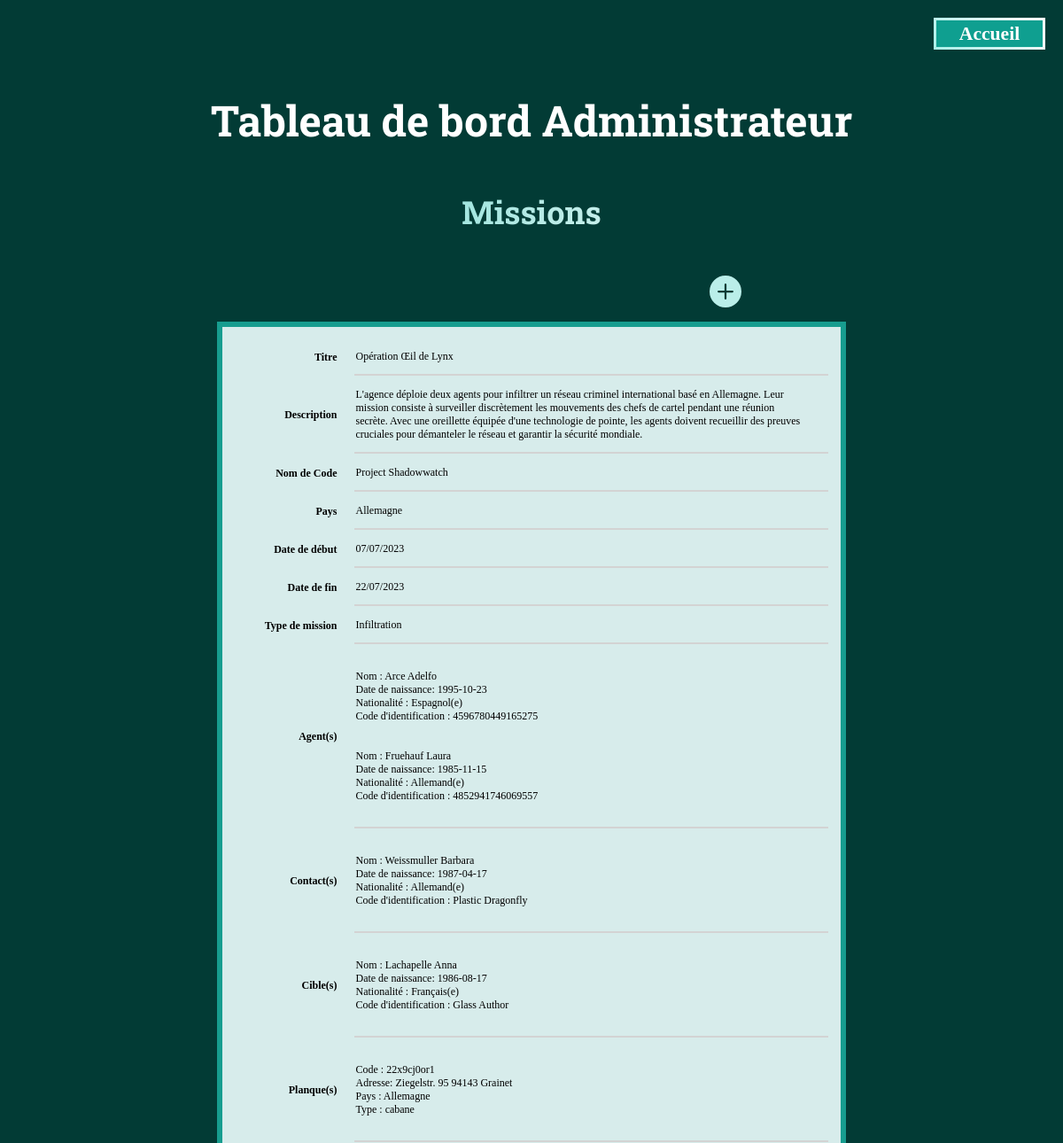
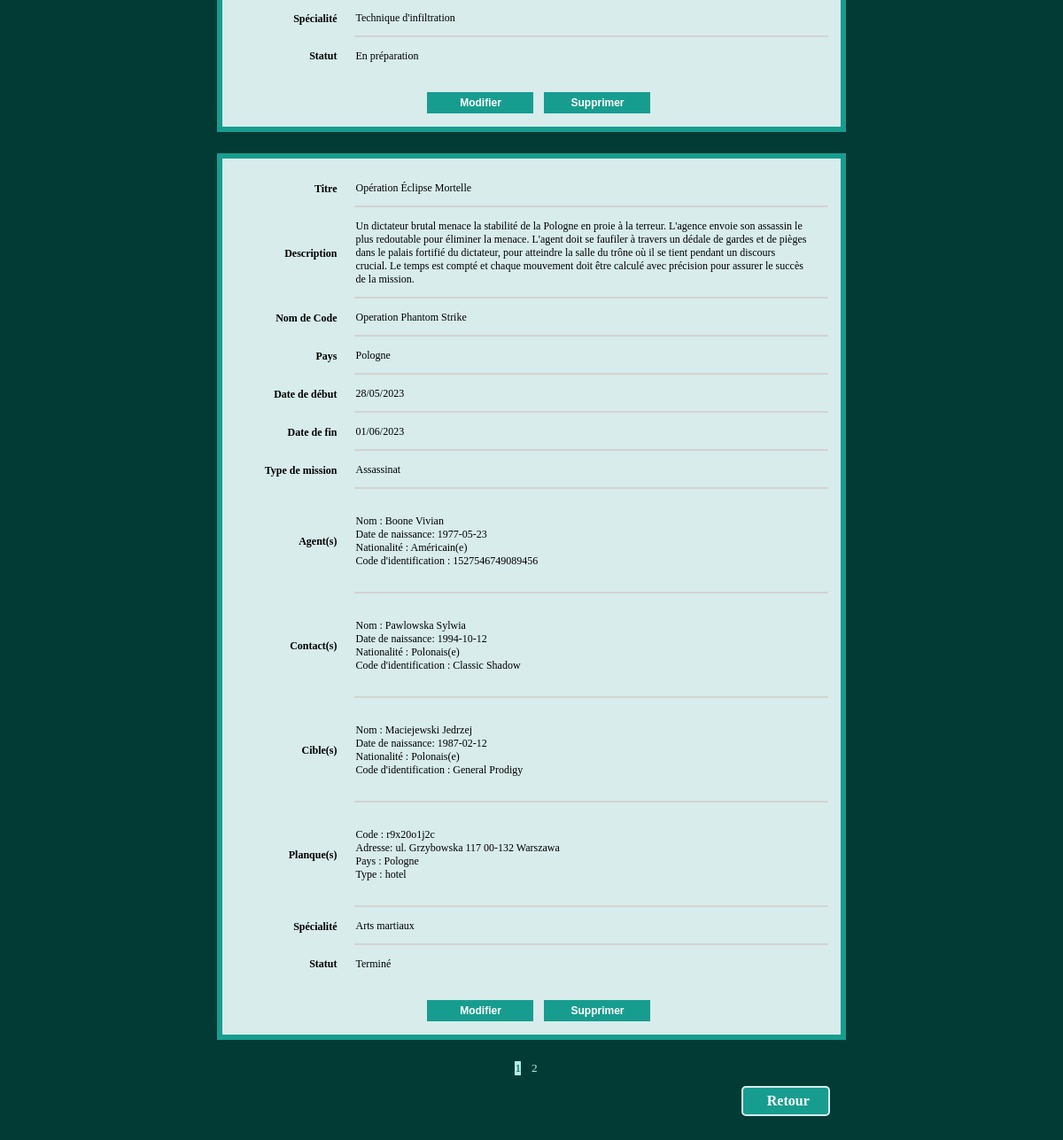
The page /app/views/edit-table/editMissionTable.php (signed in) on the database its author committed (2 pictures, top to bottom).
### tables this page shows
CREATE TABLE Missions
(
    id CHAR(36) PRIMARY KEY NOT NULL,
    title VARCHAR(250) NOT NULL,
    description TEXT(500) NOT NULL,
    codeName VARCHAR(250) NOT NULL UNIQUE,
    startDate DATE NOT NULL,
    endDate DATE NOT NULL,
    countrynationality_id INT NOT NULL,
    speciality_id INT NOT NULL,
    missionstatuses_id INT NOT NULL,
    missiontype_id INT NOT NULL,
    FOREIGN KEY (countrynationality_id) REFERENCES CountriesNationalities(id) ON DELETE CASCADE,
    FOREIGN KEY (speciality_id) REFERENCES Specialities(id) ON DELETE CASCADE,
    FOREIGN KEY (missionstatuses_id) REFERENCES MissionStatuses(id) ON DELETE CASCADE,
    FOREIGN KEY (missiontype_id) REFERENCES MissionTypes(id) ON DELETE CASCADE
);

CREATE TABLE CountriesNationalities 
(
    id INT PRIMARY KEY NOT NULL AUTO_INCREMENT,
    country VARCHAR(50),
    nationality VARCHAR(60)
);

CREATE TABLE MissionTypes
(
    id INT PRIMARY KEY NOT NULL AUTO_INCREMENT,
    type VARCHAR(150) NOT NULL
);

CREATE TABLE Missions_agents 
(
    mission_id CHAR(36) NOT NULL,
    agent_id CHAR(36) NOT NULL,
    PRIMARY KEY (mission_id, agent_id),
    FOREIGN KEY (mission_id) REFERENCES Missions(id) ON DELETE CASCADE,
    FOREIGN KEY (agent_id) REFERENCES Agents(id) ON DELETE CASCADE
);

CREATE TABLE Persons 
(
    id CHAR(36) PRIMARY KEY NOT NULL,
    lastName VARCHAR(100) NOT NULL,
    firstName VARCHAR(100) NOT NULL,
    birthDate DATE NOT NULL,
    countrynationality_id INT NOT NULL,
    FOREIGN KEY (countrynationality_id) REFERENCES CountriesNationalities(id) ON DELETE CASCADE
);

CREATE TABLE Agents 
(
    id CHAR(36) PRIMARY KEY NOT NULL,
    identification_code VARCHAR(20) NOT NULL UNIQUE,
    FOREIGN KEY (id) REFERENCES Persons(id) ON DELETE CASCADE
);

CREATE TABLE Missions_contacts 
(
    mission_id CHAR(36) NOT NULL,
    contact_id CHAR(36) NOT NULL,
    PRIMARY KEY (mission_id, contact_id),
    FOREIGN KEY (mission_id) REFERENCES Missions(id) ON DELETE CASCADE,
    FOREIGN KEY (contact_id) REFERENCES Contacts(id) ON DELETE CASCADE
);

CREATE TABLE Contacts 
(
    id CHAR(36) PRIMARY KEY NOT NULL,
    code_name VARCHAR(50) NOT NULL UNIQUE,
    FOREIGN KEY (id) REFERENCES Persons(id) ON DELETE CASCADE
);

CREATE TABLE Missions_targets 
(
    mission_id CHAR(36) NOT NULL,
    target_id CHAR(36) NOT NULL,
    PRIMARY KEY (mission_id, target_id),
    FOREIGN KEY (mission_id) REFERENCES Missions(id) ON DELETE CASCADE,
    FOREIGN KEY (target_id) REFERENCES Targets(id) ON DELETE CASCADE
);

CREATE TABLE Targets 
(
    id CHAR(36) PRIMARY KEY NOT NULL,
    code_name VARCHAR(50) NOT NULL UNIQUE,
    FOREIGN KEY (id) REFERENCES Persons(id) ON DELETE CASCADE
);

CREATE TABLE SafeHouses
(
    id INT PRIMARY KEY NOT NULL AUTO_INCREMENT,
    code VARCHAR(10) NOT NULL UNIQUE,
    address VARCHAR(350) NOT NULL,
    type VARCHAR(100) NOT NULL,
    countrynationality_id INT NOT NULL,
    FOREIGN KEY (countrynationality_id) REFERENCES CountriesNationalities(id) ON DELETE CASCADE
);

CREATE TABLE Specialities
(
    id INT PRIMARY KEY NOT NULL AUTO_INCREMENT,
    speciality VARCHAR(150) NOT NULL
);

CREATE TABLE MissionStatuses
(
    id INT PRIMARY KEY NOT NULL AUTO_INCREMENT,
    status VARCHAR(150) NOT NULL
);

### app/views/edit-table/editMissionTable.php (the view, shortened to what the rows shown need)
<?php
include_once "../../classes/Mission.php";
include_once "../../classes/MissionType.php";
include_once "../../classes/Speciality.php";
include_once "../../classes/MissionStatus.php";
include_once "../../classes/CountryNationality.php";
$missionObj = new Mission($pdo);
$missionTypeObj = new MissionType($pdo);
$missionAgentObj = new MissionAgent($pdo);
$agentObj = new Agent($pdo);
$missionContactObj = new MissionContact($pdo);
$contactObj = new Contact($pdo);
$missionTargetObj = new MissionTarget($pdo);
$targetObj = new Target($pdo);
$missionSafeHouseObj = new MissionSafeHouse($pdo);
$specialityObj = new Speciality($pdo);
$missionStatusObj = new MissionStatus($pdo);
$safeHouseObj = new SafeHouse($pdo);
$countryNationalityObj = new CountryNationality($pdo);
$page = isset($_GET['page']) ? $_GET['page'] : 1;
$perPage = 2;
$missions = $missionObj->getAllMissionsPagination($page, $perPage);
?>
<!DOCTYPE html>
<html lang="fr">
<head>
    <link rel="stylesheet" href="../../../public/css/dashboard.css">
</head>
<body>
    <h1>Tableau de bord Administrateur</h1>
    <h2>Missions</h2>
    <?php if (isset($_SESSION['admin']) && $_SESSION['admin'] === true) : ?>
        <?php foreach ($missions as $mission) : ?>
        <form method="POST" action="../../controllers/updateControllers/updateMissionController.php" class="editForm">
            <table class="editTable editMissionTable">
                <tbody>
                    <tr>
                        <th scope="row" class="thMissionTable">Titre</th>
                        <td class="tdMissionTable">
                            <span id="missionTitle"><?php echo $mission->getTitle(); ?></span>
                        </td>
                    </tr>
                    <tr>
                        <th scope="row" class="thMissionTable">Description</th>
                        <td class="tdMissionTable">
                            <span id="missionDescription"><?php echo $mission->getDescription(); ?></span>
                        </td>
                    </tr>
                    <tr>
                        <th scope="row" class="thMissionTable">Nom de Code</th>
                        <td class="tdMissionTable">
                            <span id="missionCodeName"><?php echo $mission->getCodeName(); ?></span>
                        </td>
                    </tr>
                    <tr>
                        <th scope="row" class="thMissionTable">Pays</th>
                        <td class="tdMissionTable">
                            <span id="missionCountry">
                            <?php
                                $country = $countryNationalityObj::getCountryNationalityById($mission->getCountry()->getId());
                                echo $country->getCountry();
                            ?>
                            </span>
                        </td>
                    </tr>
                    <tr>
                        <th scope="row" class="thMissionTable">Date de début</th>
                        <td class="tdMissionTable">
                            <span id="missionStartDate">
                                <?php
                                    $startDate = $mission->getStartDate();
                                    $startDateObj = DateTime::createFromFormat('Y-m-d', $startDate);
                                    $formattedStartDate = $startDateObj->format('d/m/Y');
                                    echo $formattedStartDate;
                                ?>
                            </span>
                        </td>
                    </tr>
                    <tr>
                        <th scope="row" class="thMissionTable">Date de fin</th>
                        <td class="tdMissionTable">
                            <span id="missionEndDate">
                                <?php
                                    $endDate = $mission->getEndDate();
                                    $endDateObj = DateTime::createFromFormat('Y-m-d', $endDate);
                                    $formattedEndDate = $endDateObj->format('d/m/Y');
                                    echo $formattedEndDate;
                                ?>
                            </span>
                        </td>
                    </tr>
                    <tr>
                        <th scope="row" class="thMissionTable">Type de mission</th>
                        <td class="tdMissionTable">
                            <span id="missionType">
                                <?php
                                    $missionType = $missionTypeObj->getMissionTypeById($mission->getMissionType()->getId());
                                    echo $missionType->getType();
                                ?>
                            </span>
                        </td>
                    </tr>
                    <tr>
                        <th scope="row" class="thMissionTable">Agent(s)</th>
                        <td class="tdMissionTable">
                            <span id="missionAgent">
                                <?php
                                    $missionAgents = $missionAgentObj->getAgentsByMissionId($mission->getId());
                                    foreach($missionAgents as $missionAgent) {
                                        $agentId = $missionAgent->getAgentId();
                                        $agent = $agentObj->getAgentById($agentId);
                                        $nationality = $countryNationalityObj::getCountryNationalityById($agent->getNationality()->getId())->getNationality();
                                        echo "<br>Nom : " . $agent->getLastName() . " " . $agent->getFirstName() . "<br>" . "Date de naissance: " . $agent->getBirthDate() . "<br>" . "Nationalité :  " . $nationality . "<br>" . "Code d'identification : " . $agent->getIdentificationCode() . "<br><br>";
                                    }
                                ?>
                            </span>
                        </td>
                    </tr>
                    <tr>
                        <th scope="row" class="thMissionTable">Contact(s)</th>
                        <td class="tdMissionTable">
                            <span id="missionContact">
                                <?php
                                    $missionContacts = $missionContactObj->getContactsByMissionId($mission->getId());
                                    foreach($missionContacts as $missionContact) {
                                        $contactId = $missionContact->getContactId();
                                        $contact = $contactObj->getContactById($contactId);
                                        $nationality = $countryNationalityObj::getCountryNationalityById($contact->getNationality()->getId())->getNationality();
                                        echo "<br>Nom : " . $contact->getLastName() . " " . $contact->getFirstName() . "<br>" . "Date de naissance: " . $contact->getBirthDate() . "<br>" . "Nationalité :  " . $nationality . "<br>" . "Code d'identification : " . $contact->getCodeName() . "<br><br>";
                                    }
                                ?>
                            </span>
                        </td>
                    </tr>
                    <tr>
                        <th scope="row" class="thMissionTable">Cible(s)</th>
                        <td class="tdMissionTable">
                            <span id="missionTarget">
                                <?php
                                    $missionTargets = $missionTargetObj->getTargetsByMissionId($mission->getId());
                                    foreach($missionTargets as $missionTarget) {
                                        $targetId = $missionTarget->getTargetId();
                                        $target = $targetObj->getTargetById($targetId);
                                        $nationality = $countryNationalityObj::getCountryNationalityById($target->getNationality()->getId())->getNationality();
                                        echo "<br>Nom : " . $target->getLastName() . " " . $target->getFirstName() . "<br>" . "Date de naissance: " . $target->getBirthDate() . "<br>" . "Nationalité :  " . $nationality . "<br>" . "Code d'identification : " . $target->getCodeName() . "<br><br>";
                                    }
                                ?>
                            </span>
                        </td>
                    </tr>
                    <tr>
                        <th scope="row" class="thMissionTable">Planque(s)</th>
                        <td class="tdMissionTable">
                            <span id="missionSafeHouse">
                                <?php
                                    $missionSafeHouses = $missionSafeHouseObj->getSafeHousesByMissionId($mission->getId());
                                    if (empty($missionSafeHouses)) {
                                        echo "Aucune";
                                    } else {
                                        foreach ($missionSafeHouses as $missionSafeHouse) {
                                            $safeHouse = $safeHouseObj->getSafeHouseById($missionSafeHouse->getSafeHouseId());
                                            $country = $countryNationalityObj::getCountryNationalityById($safeHouse->getCountry()->getId())->getCountry();
                                            if ($safeHouse) {
                                                echo "<span><br>Code : " . $safeHouse->getCode() . "<br>" . "Adresse: " . $safeHouse->getAddress() . "<br>" . "Pays :  " . $country . "<br>" . "Type : " . $safeHouse->getType() . "<br><br></span>";
                                            }
                                        }
                                    }
                                ?>
                            </span>
                        </td>
                    </tr>
                    <tr>
                        <th scope="row" class="thMissionTable">Spécialité</th>
                        <td class="tdMissionTable">
                            <span id="missionSpeciality">
                                <?php
                                    $missionSpeciality = $specialityObj->getSpecialityById($mission->getSpeciality()->getId());
                                    echo $missionSpeciality->getSpeciality();
                                ?>
                            </span>
                        </td>
                    </tr>
                    <tr>
                        <th scope="row" class="thMissionTable">Statut</th>
                        <td class="tdMissionTable tdEnd">
                            <span id="missionStatus">
                                <?php
                                    $missionStatus = $missionStatusObj->getMissionStatusById($mission->getMissionStatus()->getId());
                                    echo $missionStatus->getStatus();
                                ?>
                            </span>
                        </td>
                    </tr>
                    <tr>
                        <td class="tdTable" colspan="2">
                            <div class="buttonsContainer">
                                <button type="button" class="button editButton" onClick="toggleEdit(this)">Modifier</button>
                                <button type="button" class="button deleteButton" data-url="../../controllers/deleteControllers/deleteMissionController.php">Supprimer</button>
                            </div>
                        </td>
                    </tr>
                </tbody>
            </table>
        </form>
    <?php endforeach; endif; ?>
</body>
</html>

### rows shown on the page
missions: title "Opération Œil de Lynx", description "L'agence déploie deux agents pour infiltrer un réseau criminel international basé en Allemagne. Leur mission consiste à surveiller discrètement les mouvements des chefs de cartel pendant une réunion secrète. Avec une oreillette équipée d'une technologie de pointe, les agents doivent recueillir des preuves cruciales pour démanteler le réseau et garantir la sécurité mondiale.", codeName "Project Shadowwatch", countrynationality.country "Allemagne", startDate "07/07/2023", endDate "22/07/2023", missiontype.type "Infiltration", speciality.speciality "Technique d'infiltration", missionstatuses.status "En préparation"
missions_agents: persons.lastName "Arce", persons.firstName "Adelfo", persons.birthDate "1995-10-23", agent.identification_code "4596780449165275"
countriesnationalities: nationality "Espagnol(e)"
missions_agents: persons.lastName "Fruehauf", persons.firstName "Laura", persons.birthDate "1985-11-15", agent.identification_code "4852941746069557"
countriesnationalities: nationality "Allemand(e)"
missions_contacts: contact.code_name "Plastic Dragonfly"
persons: lastName "Weissmuller", firstName "Barbara", birthDate "1987-04-17"
missions_targets: target.code_name "Glass Author"
persons: lastName "Lachapelle", firstName "Anna", birthDate "1986-08-17"
countriesnationalities: nationality "Français(e)"
safehouses: code "22x9cj0or1", address "Ziegelstr. 95 94143 Grainet", countrynationality.country "Allemagne", type "cabane"
missions: title "Opération Éclipse Mortelle", description "Un dictateur brutal menace la stabilité de la Pologne en proie à la terreur. L'agence envoie son assassin le plus redoutable pour éliminer la menace. L'agent doit se faufiler à travers un dédale de gardes et de pièges dans le palais fortifié du dictateur, pour atteindre la salle du trône où il se tient pendant un discours crucial. Le temps est compté et chaque mouvement doit être calculé avec précision pour assurer le succès de la mission.", codeName "Operation Phantom Strike", countrynationality.country "Pologne", startDate "28/05/2023", endDate "01/06/2023", missiontype.type "Assassinat", speciality.speciality "Arts martiaux", missionstatuses.status "Terminé"
missions_agents: agent.identification_code "1527546749089456"
persons: lastName "Boone", firstName "Vivian", birthDate "1977-05-23"
countriesnationalities: nationality "Américain(e)"
missions_contacts: contact.code_name "Classic Shadow"
persons: lastName "Pawlowska", firstName "Sylwia", birthDate "1994-10-12"
countriesnationalities: nationality "Polonais(e)"
missions_targets: target.code_name "General Prodigy"
persons: lastName "Maciejewski", firstName "Jedrzej", birthDate "1987-02-12"
safehouses: code "r9x20o1j2c", address "ul. Grzybowska 117 00-132 Warszawa", countrynationality.country "Pologne", type "hotel"
